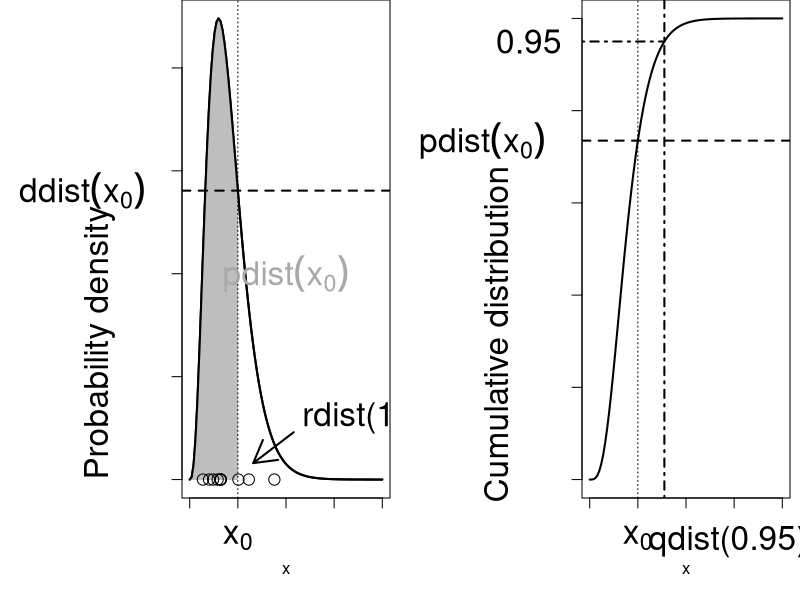
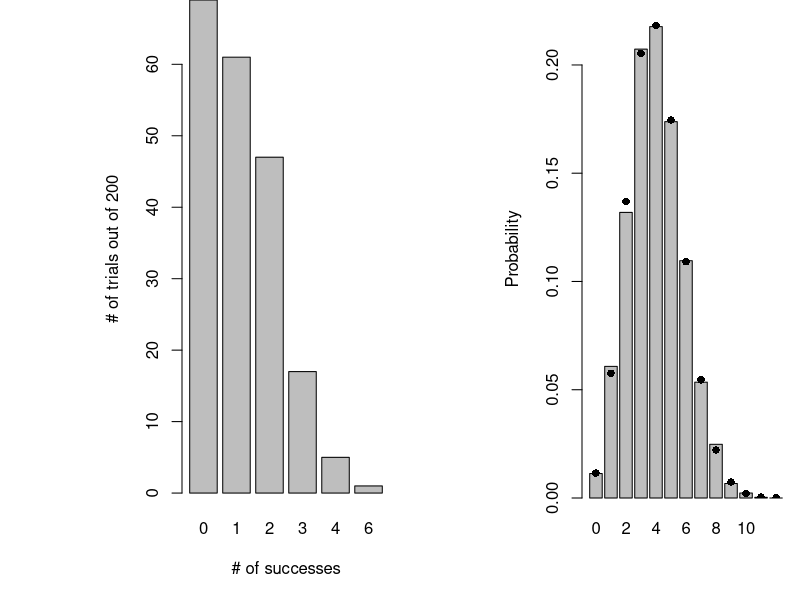
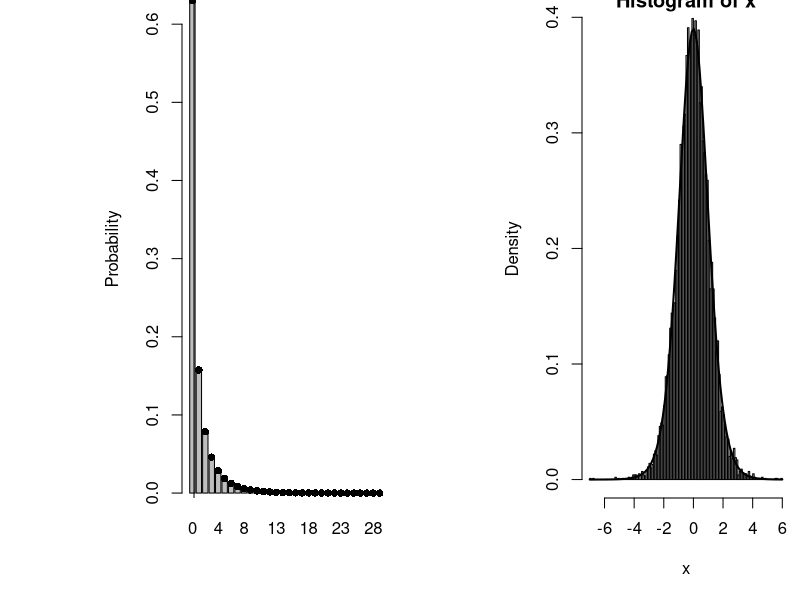

These figures' R source, in order:
###################################################
### chunk number 1: 
###################################################
sh = 4
op=par(mfrow=c(1,2),mar=c(5.1,9.1,0,0.5))
curve(dgamma(x,shape=sh),from=0,to=20,ylab="",lwd=2,axes=FALSE)
axis(side=1,labels=FALSE)
axis(side=2,labels=FALSE)
box()
xvec = seq(0,5,length=100)
polygon(c(xvec,rev(xvec)),c(rep(0,length(xvec)),dgamma(rev(xvec),shape=sh)),col="gray",border=NA)
curve(dgamma(x,shape=sh),from=0,to=20,lwd=2,add=TRUE)
abline(v=5,lty=3)
mtext(side=1,line=1.8,at=5,expression(x[0]),cex=2)
abline(h=dgamma(5,shape=sh),lty=2,lwd=2)
mtext(side=2,at=dgamma(5,shape=sh),las=1,expression(ddist(x[0])),
      line=1.8,cex=2)
text(10,0.1,expression(pdist(x[0])),cex=2,col="darkgray")
mtext(side=2,at=0.0,adj=0,"Probability density",cex=2,line=3.5)
set.seed(1001)
points(rgamma(10,shape=sh),rep(0,10),cex=1.5)
text(11.7,0.03,"rdist(10)",adj=0,cex=2)
arrows(10.8,0.023,6.6,0.008,lwd=2)
curve(pgamma(x,shape=sh),from=0,to=20,ylab="",lwd=2,axes=FALSE)
axis(side=1,labels=FALSE)
axis(side=2,labels=FALSE)
box()
abline(v=5,lty=3)
mtext(side=1,line=1.8,at=5,expression(x[0]),cex=2)
abline(h=pgamma(5,shape=sh),lty=2,lwd=2)
mtext(side=2,at=pgamma(5,shape=sh),las=1,expression(pdist(x[0])),
      line=1.8,cex=2)
abline(v=qgamma(0.95,shape=sh),lty=4,lwd=2)
mtext(side=2,at=0.95,las=1,0.95,
      line=par("mgp")[2],cex=2)
segments(par("usr")[1],0.95,qgamma(0.95,shape=sh),0.95,lty=4,lwd=2)
mtext(side=1,at=qgamma(0.95,shape=sh),text="qdist(0.95)",line=1.8,
      cex=2,adj=0.1)
mtext(side=2,at=-0.05,adj=0,"Cumulative distribution",cex=2,line=3.5)


###################################################
### chunk number 2: 
###################################################
rbinom(10,size=8,p=0.5)
rbinom(3,size=8,p=c(0.2,0.4,0.6))


###################################################
### chunk number 3:  eval=FALSE
###################################################
## plot(factor(rbinom(200,size=12,p=0.1)),xlab="# of successes",ylab="# of trials out of 200")


###################################################
### chunk number 4: 
###################################################
plot(factor(rbinom(200,size=12,p=0.1)),xlab="# of successes",ylab="# of trials out of 200")


###################################################
### chunk number 5:  eval=FALSE
###################################################
## set.seed(1001); rbinom(8,size=10,prob=0.2)


###################################################
### chunk number 6: 
###################################################
dbinom(3:5,size=10,prob=0.2)


###################################################
### chunk number 7: 
###################################################
pbinom(4,size=10,prob=0.2,lower.tail=FALSE)


###################################################
### chunk number 8: 
###################################################
set.seed(1001)
N=20; p=0.2
x = rbinom(10000,prob=p,size=N)
c(mean(x),var(x))


###################################################
### chunk number 9: 
###################################################
var_dist = replicate(1000,var(rbinom(10000,prob=p,size=N)))


###################################################
### chunk number 10: 
###################################################
summary(var_dist)
quantile(var_dist,c(0.025,0.975))


###################################################
### chunk number 11:  eval=FALSE
###################################################
## x = rbinom(10000,prob=p,size=N)


###################################################
### chunk number 12:  eval=FALSE
###################################################
## tx = table(factor(x,levels=0:12))/10000


###################################################
### chunk number 13:  eval=FALSE
###################################################
## b1 = barplot(tx,ylim=c(0,0.23),ylab="Probability")


###################################################
### chunk number 14:  eval=FALSE
###################################################
## points(b1,dbinom(0:12,prob=p,size=N),pch=16)


###################################################
### chunk number 15:  eval=FALSE
###################################################
## plot(factor(x)); points(b1,10000*dbinom(0:12,prob=p,size=N))


###################################################
### chunk number 16:  eval=FALSE
###################################################
## plot(table(x)/10000); points(0:12,dbinom(0:12,prob=p,size=N))


###################################################
### chunk number 17:  eval=FALSE
###################################################
## h= hist(x,breaks=seq(-0.5,12.5,by=1),col="gray",
##      prob=TRUE)
## points(0:12,dbinom(0:12,prob=p,size=N))


###################################################
### chunk number 18: 
###################################################
x = rbinom(10000,prob=p,size=N)
tx = table(factor(x,levels=0:12))/10000
b1 = barplot(tx,ylim=c(0,0.23),ylab="Probability")
points(b1,dbinom(0:12,prob=p,size=N),pch=16)


###################################################
### chunk number 19: 
###################################################
dat = c(5,6,5,7,5,8); dat
tabdat=table(dat); tabdat


###################################################
### chunk number 20: 
###################################################
prob=tabdat/length(dat); prob


###################################################
### chunk number 21: 
###################################################
vals = as.numeric(names(prob))
sum(prob*vals)


###################################################
### chunk number 22: 
###################################################
rep(c(1,2,3),c(2,1,5))


###################################################
### chunk number 23: 
###################################################
rep(vals,tabdat)


###################################################
### chunk number 24: 
###################################################
a = 0.696; b=9.79
dS = 0.1
S = seq(0,200,by=dS)
pS =  dexp(S,rate=1/24.5)
fS = a*S/(1+(a/b)*S)
sum(pS*fS*dS)


###################################################
### chunk number 25: 
###################################################
tmpf = function(S) { dexp(S,rate=1/24.5)*a*S/(1+(a/b)*S) }


###################################################
### chunk number 26: 
###################################################
i1 = integrate(tmpf,lower=0,upper=Inf); i1


###################################################
### chunk number 27: 
###################################################
d1 = D(expression(a*x/(1+(a/b)*x)),"x")
d2 = D(d1,"x")


###################################################
### chunk number 28: 
###################################################
Smean = 24.5
Svar = Smean^2
d2_num = eval(d2,list(a=0.696,b=9.79,x=Smean))
mval = a*Smean/(1+(a/b)*Smean)
dapprox = mval + 1/2*Svar*d2_num
merr = (mval-i1$value)/i1$value; merr
err = (dapprox-i1$value)/i1$value; err


###################################################
### chunk number 29: 
###################################################
my_dnbinom = function(x,mean,var,...) {
  mu = mean
  k = mean/(var/mean-1)
  dnbinom(x,mu=mu,size=k,...)
}

my_rnbinom = function(n,mean,var,...) {
  mu = mean
  k = mean/(var/mean-1)
  rnbinom(n,mu=mu,size=k,...)
}


###################################################
### chunk number 30: 
###################################################
x = my_rnbinom(100000,mean=1,var=4)
mean(x)
var(x)


###################################################
### chunk number 31: 
###################################################
tx = table(factor(x,levels=0:max(x)))/100000
b1 = barplot(tx,ylab="Probability")
points(b1,my_dnbinom(0:max(x),mean=1,var=4),pch=16)
abline(v=1)


###################################################
### chunk number 32: 
###################################################
dzinbinom = function(x,mu,size,zprob) {
  ifelse(x==0,
         zprob+(1-zprob)*dnbinom(0,mu=mu,size=size),
         (1-zprob)*dnbinom(x,mu=mu,size=size))
}


###################################################
### chunk number 33: 
###################################################
rzinbinom = function(n,mu,size,zprob) {
  ifelse(runif(n)<zprob,
         0,
         rnbinom(n,mu=mu,size=size))
}


###################################################
### chunk number 34: 
###################################################
rbinom(8,size=10,prob=0.8)


###################################################
### chunk number 35: 
###################################################
clutch_size = c(10,9,9,12,10,10,8,11)
rbinom(8,size=clutch_size,prob=0.8)


###################################################
### chunk number 36: 
###################################################
clutch_size = rpois(8,lambda=10)
rbinom(8,size=clutch_size,prob=0.8)


###################################################
### chunk number 37: 
###################################################
var_vals=1/rgamma(10000,shape=5,scale=1/5)


###################################################
### chunk number 38: 
###################################################
sd_vals = sqrt(var_vals)


###################################################
### chunk number 39: 
###################################################
x = rnorm(10000,mean=0,sd=sd_vals)


###################################################
### chunk number 40:  eval=FALSE
###################################################
## hist(x,prob=TRUE,breaks=100,col="gray")
## curve(dt(x,df=11),add=TRUE,lwd=2)


###################################################
### chunk number 41: 
###################################################
hist(x,prob=TRUE,breaks=100,col="gray")
curve(dt(x,df=11),add=TRUE,lwd=2)


